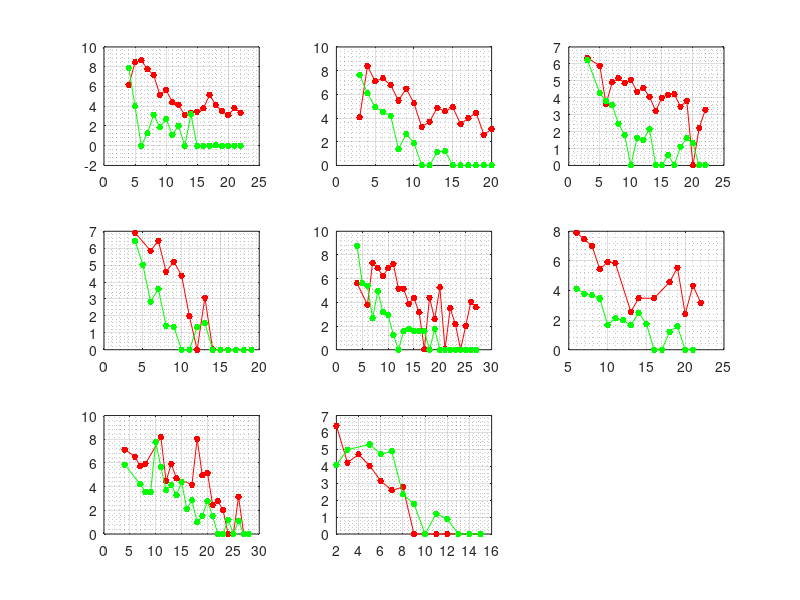

Recreate this plot in MATLAB. (Note: this script raises an error after producing the figure.)
% construieste dataset din date dinamica COVID
% p - de la sputum, pulm.; n - de la swab, nose

% la 4 sunt NaN in interior
% la 6 sunt NaN in interior la p, la n trebe prelungit cu un zero



% timp 2:28
% val 0:10

clear
clc

p = nan(9, 28); %9 pacienti, timp
n = nan(9, 28);

load a_sputum
ast = a_sputum(:,1);
as = a_sputum(:,2);
t = round(ast);
x = as;
subplot(331);
plot(t, x, 'r.', 'MarkerSize', 15); hold on; plot(t,x, 'r');
p(1, t) = as;

load a_swab
ast = a_swab(:,1);
as = a_swab(:,2);
t = round(ast);
x = as;
subplot(331);
plot(t, x, 'g.', 'MarkerSize', 15); hold on; plot(t,x, 'g'); grid on; grid minor; hold off
n(1, t) = as;

% ----------------------------------------------
ind = 2;
load b_sputum
ast = b_sputum(:,1); 
as = b_sputum(:,2); as(as<0) = 0;
t = round(ast);
x = as;
subplot(332);
plot(t, x, 'r.', 'MarkerSize', 15); hold on; plot(t,x, 'r');
p(ind, t) = as;

load b_swab
ast = b_swab(:,1); 
as = b_swab(:,2); as(as<0) = 0;
t = round(ast);
x = as;
subplot(332);
plot(t, x, 'g.', 'MarkerSize', 15); hold on; plot(t,x, 'g'); grid on; grid minor; hold off
n(ind, t) = as;

% ----------------------------------------------
ind = 3;
load c_sputum
ast = c_sputum(:,1); 
as = c_sputum(:,2); as(as<0) = 0;
t = round(ast);
x = as;
subplot(333);
plot(t, x, 'r.', 'MarkerSize', 15); hold on; plot(t,x, 'r');
p(ind, t) = as;

load c_swab
ast = c_swab(:,1); 
as = c_swab(:,2); as(as<0) = 0;
t = round(ast);
x = as;
subplot(333);
plot(t, x, 'g.', 'MarkerSize', 15); hold on; plot(t,x, 'g'); grid on; grid minor; hold off
n(ind, t) = as;

% ----------------------------------------------
ind = 4;
load d_sputum
ast = d_sputum(:,1); 
as = d_sputum(:,2); as(as<0) = 0;
t = round(ast);
x = as;
subplot(3, 3, ind);
plot(t, x, 'r.', 'MarkerSize', 15); hold on; plot(t,x, 'r');
p(ind, t) = as;

load d_swab
ast = d_swab(:,1); 
as = d_swab(:,2); as(as<0) = 0;
t = round(ast);
x = as;
subplot(3, 3, ind);
plot(t, x, 'g.', 'MarkerSize', 15); hold on; plot(t,x, 'g'); grid on; grid minor; hold off
n(ind, t) = as;
ind
[p(ind,:)' n(ind,:)']


% ----------------------------------------------
ind = 5;
load e_sputum
ast = e_sputum(:,1); 
as = e_sputum(:,2); as(as<0) = 0;
t = round(ast);
x = as;
subplot(3, 3, ind);
plot(t, x, 'r.', 'MarkerSize', 15); hold on; plot(t,x, 'r');
p(ind, t) = as;

load e_swab
ast = e_swab(:,1); 
as = e_swab(:,2); as(as<0) = 0;
t = round(ast);
x = as;
subplot(3, 3, ind);
plot(t, x, 'g.', 'MarkerSize', 15); hold on; plot(t,x, 'g'); grid on; grid minor; hold off
n(ind, t) = as;
ind
[p(ind,:)' n(ind,:)']

% ----------------------------------------------
ind = 6;
load f_sputum
ast = f_sputum(:,1); 
as = f_sputum(:,2); as(as<0) = 0;
t = round(ast);
x = as;
subplot(3, 3, ind);
plot(t, x, 'r.', 'MarkerSize', 15); hold on; plot(t,x, 'r');
p(ind, t) = as;

load f_swab
ast = f_swab(:,1); 
as = f_swab(:,2); as(as<0) = 0;
t = round(ast);
x = as;
subplot(3, 3, ind);
plot(t, x, 'g.', 'MarkerSize', 15); hold on; plot(t,x, 'g'); grid on; grid minor; hold off
n(ind, t) = as;
ind
v = 1:28;
[v' p(ind,:)' n(ind,:)']


% ----------------------------------------------
ind = 7;
load g_sputum
ast = g_sputum(:,1); 
as = g_sputum(:,2); as(as<0) = 0;
t = round(ast);
x = as;
subplot(3, 3, ind);
plot(t, x, 'r.', 'MarkerSize', 15); hold on; plot(t,x, 'r');
p(ind, t) = as;

load g_swab
ast = g_swab(:,1); 
as = g_swab(:,2); as(as<0) = 0;
t = round(ast);
x = as;
subplot(3, 3, ind);
plot(t, x, 'g.', 'MarkerSize', 15); hold on; plot(t,x, 'g'); grid on; grid minor; hold off
n(ind, t) = as;
ind
v = 1:28;
[v' p(ind,:)' n(ind,:)']


% ----------------------------------------------
ind = 8;
load h_sputum
ast = h_sputum(:,1); 
as = h_sputum(:,2); as(as<0) = 0;
t = round(ast);
x = as;
subplot(3, 3, ind);
plot(t, x, 'r.', 'MarkerSize', 15); hold on; plot(t,x, 'r');
p(ind, t) = as;

load h_swab
ast = h_swab(:,1); 
as = h_swab(:,2); as(as<0) = 0;
t = round(ast);
x = as;
subplot(3, 3, ind);
plot(t, x, 'g.', 'MarkerSize', 15); hold on; plot(t,x, 'g'); grid on; grid minor; hold off
n(ind, t) = as;
ind
v = 1:28;
[v' p(ind,:)' n(ind,:)']


% ----------------------------------------------
ind = 9;
load i_sputum
ast = i_sputum(:,1); 
as = i_sputum(:,2); as(as<0) = 0;
t = round(ast);
x = as;
subplot(3, 3, ind);
plot(t, x, 'r.', 'MarkerSize', 15); hold on; plot(t,x, 'r');
p(ind, t) = as;

load i_swab
ast = i_swab(:,1); 
as = i_swab(:,2); as(as<0) = 0;
t = round(ast);
x = as;
subplot(3, 3, ind);
plot(t, x, 'g.', 'MarkerSize', 15); hold on; plot(t,x, 'g'); grid on; grid minor; hold off
n(ind, t) = as;
ind
v = 1:28;
[v' p(ind,:)' n(ind,:)']




% ======== completari date lipsa, NaN in interior sau lungimi diferite =======
% ======== pot fi scoase ca sa ramana date "pure" ========
ind = 8;   % nr. pacientului
ind
v = 1:28;
[v' p(ind,:)' n(ind,:)']  % debug

poz = 4;
p(3, poz) = (p(3, poz-1) + p(3, poz+1)) / 2;
n(3, poz) = (n(3, poz-1) + n(3, poz+1)) / 2;

indd = 4; % pacientul
poz = 5; % timpul
p(indd, poz) = (p(indd, poz-1) + p(indd, poz+1)) / 2;

indd = 5; % pacientul
poz = 5; % timpul
p(indd, poz) = (p(indd, poz-1) + p(indd, poz+1)) / 2;

indd = 6; % pacientul
poz = 12; % timpul
p(indd, poz) = (p(indd, poz-1) + p(indd, poz+1)) / 2;
poz = 15; % timpul
p(indd, poz) = (p(indd, poz-1) + p(indd, poz+1)) / 2;
poz = 17; % timpul
p(indd, poz) = (p(indd, poz-1) + p(indd, poz+1)) / 2;
poz = 22;
n(indd, poz) = 0;

indd = 7; % pacientul
poz = 5; % timpul
p(indd, poz) = (p(indd, poz-1) + p(indd, poz+1)) / 2;
poz = 9;  % ---------- cand lipsesc doua, poz pe prima gaura
pas = (p(indd, poz+2) - p(indd, poz-1)) / 3; 
p(indd, poz) = p(indd, poz-1) + pas;
p(indd, poz+1) = p(indd, poz-1) + 2*pas;
poz = 15;  % ---------- cand lipsesc doua, poz pe prima gaura
pas = (p(indd, poz+2) - p(indd, poz-1)) / 3; 
p(indd, poz) = p(indd, poz-1) + pas;
p(indd, poz+1) = p(indd, poz-1) + 2*pas;
poz = 5;  % ---------- cand lipsesc doua, poz pe prima gaura
pas = (n(indd, poz+2) - n(indd, poz-1)) / 3; 
n(indd, poz) = n(indd, poz-1) + pas;
n(indd, poz+1) = n(indd, poz-1) + 2*pas;

indd = 8; % pacientul
poz = 4; % timpul
n(indd, poz) = (n(indd, poz-1) + n(indd, poz+1)) / 2;

% =========================== sfarsit completari ==============================


% nanmean(), nanstd()

pm = nanmean(p);
nm = nanmean(n);
figure;
plot(pm, 'r.', 'MarkerSize', 15); hold on; plot(pm, 'r'); grid on;
plot(nm, 'g.', 'MarkerSize', 15); hold on; plot(nm, 'g'); grid on; hold off;


figure;
plot(p', 'r.', 'MarkerSize', 15); hold on; plot(p', 'r'); grid on;
plot(pm, 'r.', 'MarkerSize', 45); hold on; plot(pm, 'r', 'Linewidth', 3); grid on; 
xlabel('Days');
ylabel('log(viral titer)');
title('In sputum');

%figure;
plot(n', 'g.', 'MarkerSize', 15); hold on; plot(n', 'g'); grid on;
plot(nm, 'g.', 'MarkerSize', 45); hold on; plot(nm, 'g', 'Linewidth', 3); grid on; hold off;
xlabel('Days');
ylabel('log10( viral ARN copies / ml or swab )');
title('In swab');


d = p - n;
dm = nanmean(d);
figure;
plot(d', 'b.', 'MarkerSize', 15); hold on; plot(d', 'b'); grid on;
plot(pm, 'b.', 'MarkerSize', 45); hold on; plot(pm, 'b', 'Linewidth', 3); grid on; 
title('Difference (sputum - swab)');



% =======================
save('covid_data.mat', 'p', 'n');

